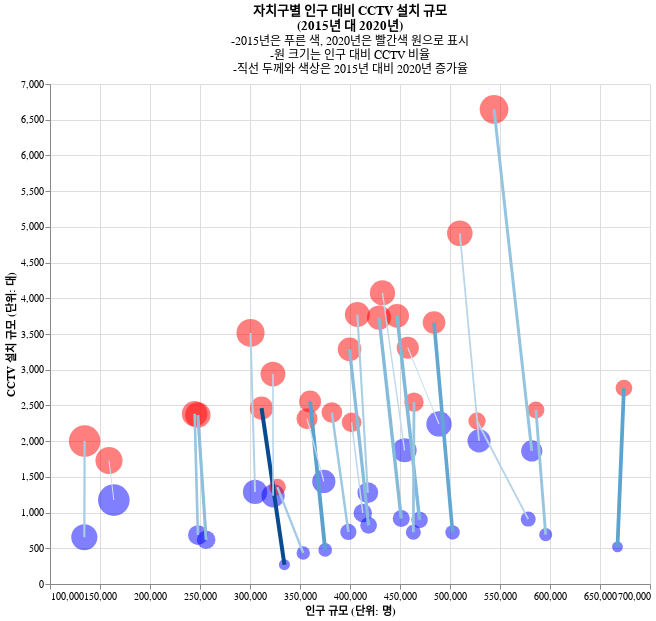

Source (notebook cell):
### Markdown cell above
### 3.4 시각화 결과 통합

### Code cell
layer = alt.layer(bb_reg_2015,
                  bb_reg_2020,
                  move,
                ).properties(
                    width=600, height=500
                )
layer

### Figure 1 — Vega-Lite specification as saved in the notebook (floating-point values rounded to 4 significant figures)
{"config": {"view": {"continuousWidth": 400, "continuousHeight": 300}}, "layer": [{"layer": [{"mark": {"type": "circle", "color": "blue", "opacity": 0.5}, "encoding": {"order": {"field": "cctv_rate", "sort": "descending", "type": "quantitative"}, "size": {"field": "cctv_rate", "legend": null, "scale": {"range": [10, 1000]}, "type": "quantitative"}, "tooltip": [{"field": "자치구", "type": "nominal"}, {"field": "cctv_rate", "format": ".1%", "title": "CCTV 비율", "type": "nominal"}, {"field": "CCTV_규모_2015", "format": ",", "title": "CCTV 규모", "type": "quantitative"}, {"field": "인구_규모_2015", "format": ",", "title": "인구 규모", "type": "quantitative"}], "x": {"field": "인구_규모_2015", "scale": {"domain": [100000, 700000]}, "title": "인구 규모 (단위: 명)", "type": "quantitative"}, "y": {"field": "CCTV_규모_2015", "scale": {"domain": [0, 7000]}, "title": "CCTV 설치 규모 (단위: 대)", "type": "quantitative"}}, "transform": [{"calculate": "datum.CCTV_규모_2015/datum.인구_규모_2015", "as": "cctv_rate"}]}, {"mark": {"type": "line", "color": "blue", "opacity": 0.5}, "encoding": {"order": {"field": "cctv_rate", "sort": "descending", "type": "quantitative"}, "size": {"field": "cctv_rate", "legend": null, "scale": {"range": [10, 1000]}, "type": "quantitative"}, "tooltip": [{"field": "자치구", "type": "nominal"}, {"field": "cctv_rate", "format": ".1%", "title": "CCTV 비율", "type": "nominal"}, {"field": "CCTV_규모_2015", "format": ",", "title": "CCTV 규모", "type": "quantitative"}, {"field": "인구_규모_2015", "format": ",", "title": "인구 규모", "type": "quantitative"}], "x": {"field": "인구_규모_2015", "scale": {"domain": [100000, 700000]}, "title": "인구 규모 (단위: 명)", "type": "quantitative"}, "y": {"field": "CCTV_규모_2015", "scale": {"domain": [0, 7000]}, "title": "CCTV 설치 규모 (단위: 대)", "type": "quantitative"}}, "transform": [{"calculate": "datum.CCTV_규모_2015/datum.인구_규모_2015", "as": "cctv_rate"}, {"on": "인구_규모_2015", "regression": "CCTV_규모_2015"}]}]}, {"layer": [{"mark": {"type": "circle", "color": "red", "opacity": 0.5}, "encoding": {"order": {"field": "cctv_rate", "sort": "descending", "type": "quantitative"}, "size": {"field": "cctv_rate", "legend": null, "scale": {"range": [10, 1000]}, "type": "quantitative"}, "tooltip": [{"field": "자치구", "type": "nominal"}, {"field": "cctv_rate", "format": ".1%", "title": "CCTV 비율", "type": "nominal"}, {"field": "CCTV_규모_2020", "format": ",", "title": "CCTV 규모", "type": "quantitative"}, {"field": "인구_규모_2020", "format": ",", "title": "인구 규모", "type": "quantitative"}], "x": {"field": "인구_규모_2020", "scale": {"domain": [100000, 700000]}, "title": "인구 규모 (단위: 명)", "type": "quantitative"}, "y": {"field": "CCTV_규모_2020", "scale": {"domain": [0, 7000]}, "title": "CCTV 설치 규모 (단위: 대)", "type": "quantitative"}}, "transform": [{"calculate": "datum.CCTV_규모_2020/datum.인구_규모_2020", "as": "cctv_rate"}]}, {"mark": {"type": "line", "color": "red", "opacity": 0.5}, "encoding": {"order": {"field": "cctv_rate", "sort": "descending", "type": "quantitative"}, "size": {"field": "cctv_rate", "legend": null, "scale": {"range": [10, 1000]}, "type": "quantitative"}, "tooltip": [{"field": "자치구", "type": "nominal"}, {"field": "cctv_rate", "format": ".1%", "title": "CCTV 비율", "type": "nominal"}, {"field": "CCTV_규모_2020", "format": ",", "title": "CCTV 규모", "type": "quantitative"}, {"field": "인구_규모_2020", "format": ",", "title": "인구 규모", "type": "quantitative"}], "x": {"field": "인구_규모_2020", "scale": {"domain": [100000, 700000]}, "title": "인구 규모 (단위: 명)", "type": "quantitative"}, "y": {"field": "CCTV_규모_2020", "scale": {"domain": [0, 7000]}, "title": "CCTV 설치 규모 (단위: 대)", "type": "quantitative"}}, "transform": [{"calculate": "datum.CCTV_규모_2020/datum.인구_규모_2020", "as": "cctv_rate"}, {"on": "인구_규모_2020", "regression": "CCTV_규모_2020"}]}]}, {"mark": "line", "encoding": {"color": {"field": "CCTV_규모_증가율", "legend": null, "type": "quantitative"}, "size": {"field": "CCTV_규모_증가율", "legend": null, "type": "ordinal"}, "tooltip": [{"field": "자치구", "type": "nominal"}, {"field": "CCTV_규모_증가율", "format": ".1%", "type": "quantitative"}], "x": {"field": "인구_규모_2015", "scale": {"domain": [100000, 700000]}, "title": "인구 규모 (단위: 명)", "type": "quantitative"}, "x2": {"field": "인구_규모_2020"}, "y": {"field": "CCTV_규모_2015", "scale": {"domain": [0, 7000]}, "title": "CCTV 설치 규모 (단위: 대)", "type": "quantitative"}, "y2": {"field": "CCTV_규모_2020"}}, "height": 500, "title": {"text": ["자치구별 인구 대비 CCTV 설치 규모", "(2015년 대 2020년)"], "subtitle": ["-2015년은 푸른 색, 2020년은 빨간색 원으로 표시", "-원 크기는 인구 대비 CCTV 비율", "-직선 두께와 색상은 2015년 대비 2020년 증가율"]}, "width": 600}], "data": {"name": "data-834aaa3917406eae2f7f9bdcb8703d34"}, "height": 500, "width": 600, "$schema": "https://vega.github.io/schema/vega-lite/v4.17.0.json", "datasets": {"data-834aaa3917406eae2f7f9bdcb8703d34": [{"no": 6, "id": 1, "자치구": "종로구", "CCTV_규모_2015": 1175, "CCTV_규모_2020": 1729, "인구_규모_2015": 163822, "인구_규모_2020": 158996, "CCTV_규모_증가율": 47.15}, {"no": 11, "id": 2, "자치구": "중구", "CCTV_규모_2015": 654, "CCTV_규모_2020": 2001, "인구_규모_2015": 134329, "인구_규모_2020": 134635, "CCTV_규모_증가율": 206.0}, {"no": 24, "id": 3, "자치구": "용산구", "CCTV_규모_2015": 685, "CCTV_규모_2020": 2383, "인구_규모_2015": 247909, "인구_규모_2020": 244645, "CCTV_규모_증가율": 247.9}, {"no": 20, "id": 4, "자치구": "성동구", "CCTV_규모_2015": 1289, "CCTV_규모_2020": 3515, "인구_규모_2015": 305065, "인구_규모_2020": 300505, "CCTV_규모_증가율": 172.7}, {"no": 13, "id": 5, "자치구": "광진구", "CCTV_규모_2015": 477, "CCTV_규모_2020": 2556, "인구_규모_2015": 375180, "인구_규모_2020": 360109, "CCTV_규모_증가율": 435.8}, {"no": 2, "id": 6, "자치구": "동대문구", "CCTV_규모_2015": 1436, "CCTV_규모_2020": 2315, "인구_규모_2015": 373824, "인구_규모_2020": 357014, "CCTV_규모_증가율": 61.21}, {"no": 8, "id": 7, "자치구": "중랑구", "CCTV_규모_2015": 821, "CCTV_규모_2020": 3285, "인구_규모_2015": 418620, "인구_규모_2020": 399562, "CCTV_규모_증가율": 300.1}, {"no": 17, "id": 8, "자치구": "성북구", "CCTV_규모_2015": 897, "CCTV_규모_2020": 3754, "인구_규모_2015": 469560, "인구_규모_2020": 447056, "CCTV_규모_증가율": 318.5}, {"no": 7, "id": 9, "자치구": "강북구", "CCTV_규모_2015": 270, "CCTV_규모_2020": 2462, "인구_규모_2015": 334426, "인구_규모_2020": 311569, "CCTV_규모_증가율": 811.9}, {"no": 0, "id": 10, "자치구": "도봉구", "CCTV_규모_2015": 434, "CCTV_규모_2020": 1356, "인구_규모_2015": 353241, "인구_규모_2020": 327361, "CCTV_규모_증가율": 212.4}, {"no": 18, "id": 11, "자치구": "노원구", "CCTV_규모_2015": 909, "CCTV_규모_2020": 2282, "인구_규모_2015": 578221, "인구_규모_2020": 527032, "CCTV_규모_증가율": 151.0}, {"no": 1, "id": 12, "자치구": "은평구", "CCTV_규모_2015": 722, "CCTV_규모_2020": 3660, "인구_규모_2015": 502578, "인구_규모_2020": 484043, "CCTV_규모_증가율": 406.9}, {"no": 21, "id": 13, "자치구": "서대문구", "CCTV_규모_2015": 1235, "CCTV_규모_2020": 2939, "인구_규모_2015": 323105, "인구_규모_2020": 322952, "CCTV_규모_증가율": 138.0}, {"no": 14, "id": 14, "자치구": "마포구", "CCTV_규모_2015": 729, "CCTV_규모_2020": 2401, "인구_규모_2015": 398351, "인구_규모_2020": 381858, "CCTV_규모_증가율": 229.4}, {"no": 22, "id": 15, "자치구": "양천구", "CCTV_규모_2015": 2241, "CCTV_규모_2020": 3307, "인구_규모_2015": 489010, "인구_규모_2020": 457781, "CCTV_규모_증가율": 47.57}, {"no": 10, "id": 16, "자치구": "강서구", "CCTV_규모_2015": 691, "CCTV_규모_2020": 2437, "인구_규모_2015": 595691, "인구_규모_2020": 585901, "CCTV_규모_증가율": 252.7}, {"no": 5, "id": 17, "자치구": "구로구", "CCTV_규모_2015": 1872, "CCTV_규모_2020": 4075, "인구_규모_2015": 454604, "인구_규모_2020": 432488, "CCTV_규모_증가율": 117.7}, {"no": 4, "id": 18, "자치구": "금천구", "CCTV_규모_2015": 619, "CCTV_규모_2020": 2365, "인구_규모_2015": 256167, "인구_규모_2020": 247835, "CCTV_규모_증가율": 282.1}, {"no": 23, "id": 19, "자치구": "영등포구", "CCTV_규모_2015": 1278, "CCTV_규모_2020": 3773, "인구_규모_2015": 417811, "인구_규모_2020": 407367, "CCTV_규모_증가율": 195.2}, {"no": 3, "id": 20, "자치구": "동작구", "CCTV_규모_2015": 993, "CCTV_규모_2020": 2262, "인구_규모_2015": 412774, "인구_규모_2020": 401572, "CCTV_규모_증가율": 127.8}, {"no": 15, "id": 21, "자치구": "관악구", "CCTV_규모_2015": 2004, "CCTV_규모_2020": 4909, "인구_규모_2015": 529031, "인구_규모_2020": 509803, "CCTV_규모_증가율": 145.0}, {"no": 16, "id": 22, "자치구": "서초구", "CCTV_규모_2015": 916, "CCTV_규모_2020": 3730, "인구_규모_2015": 451258, "인구_규모_2020": 429025, "CCTV_규모_증가율": 307.2}, {"no": 9, "id": 23, "자치구": "강남구", "CCTV_규모_2015": 1863, "CCTV_규모_2020": 6645, "인구_규모_2015": 581760, "인구_규모_2020": 544055, "CCTV_규모_증가율": 256.7}, {"no": 19, "id": 24, "자치구": "송파구", "CCTV_규모_2015": 520, "CCTV_규모_2020": 2743, "인구_규모_2015": 667480, "인구_규모_2020": 673926, "CCTV_규모_증가율": 427.5}, {"no": 12, "id": 25, "자치구": "강동구", "CCTV_규모_2015": 725, "CCTV_규모_2020": 2547, "인구_규모_2015": 463321, "인구_규모_2020": 463998, "CCTV_규모_증가율": 251.3}]}}
